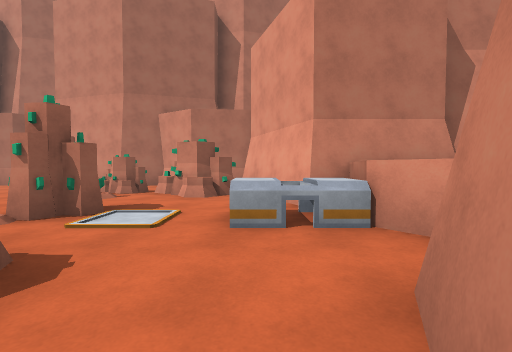
view 1 (above)

16 first-person views from a walk through a 3-D level made in the Unity game engine. The camera is 1.3 m above the floor, tilts 2° down and sees 90° across. The floor is counted in squares, 2 m on a side. Each view is taken from the middle of a square. On the plan, view 1 faces up. The plan holds only what a view shows up to about 9 squares ahead; the rest is blank. The place goes on beyond the plan. The player character is not drawn.

view 2
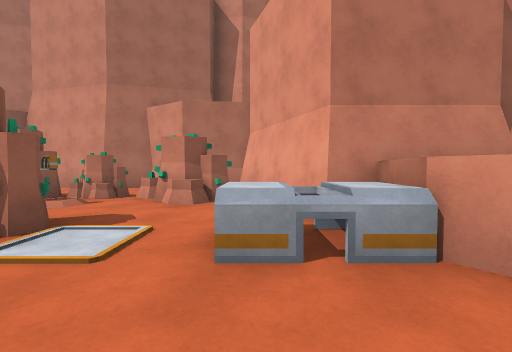

view 3
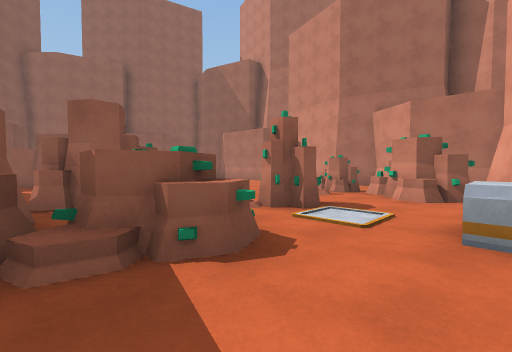

view 4
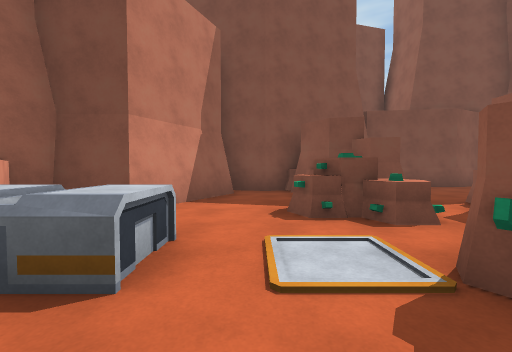

view 5
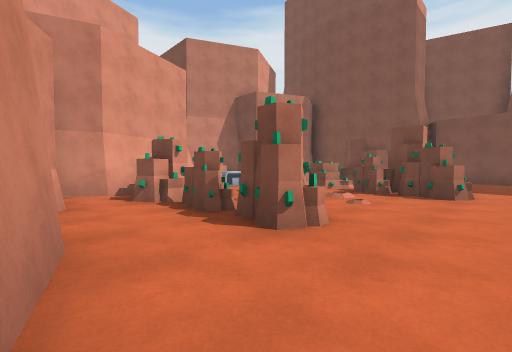

view 6
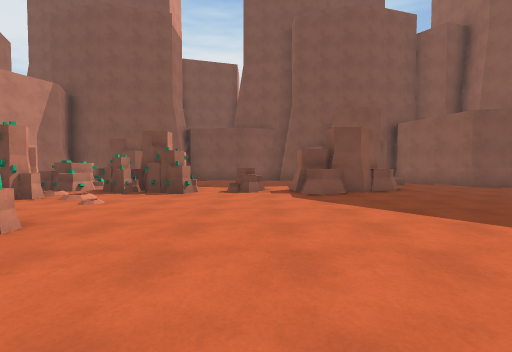

view 7
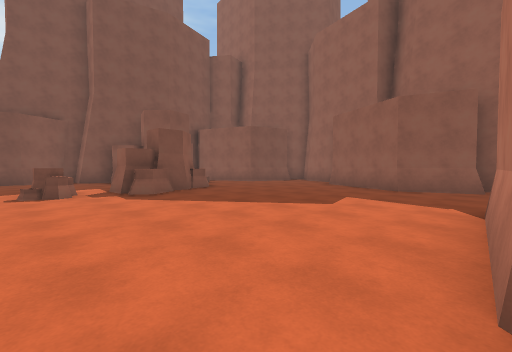

view 8
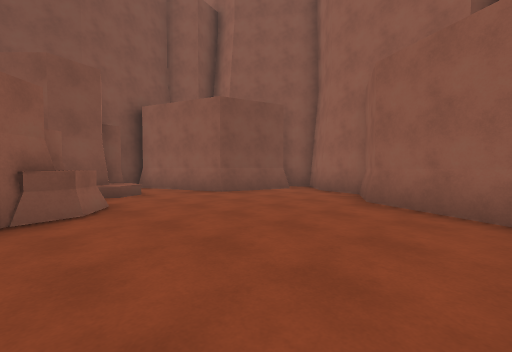

view 9
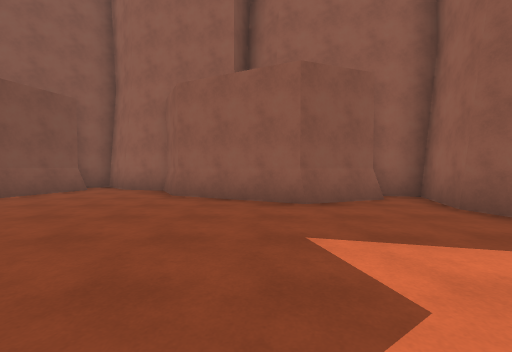

view 10
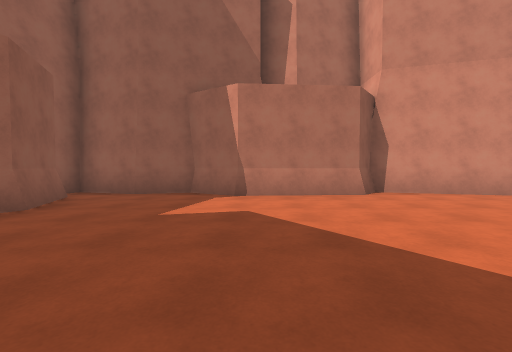

view 11
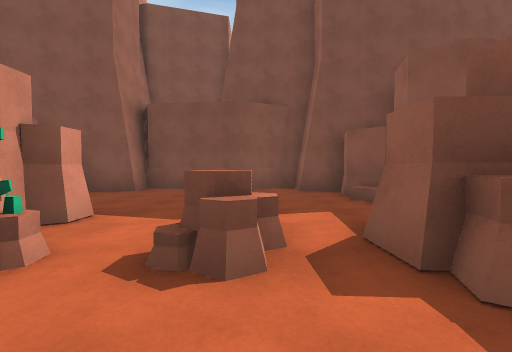

view 12
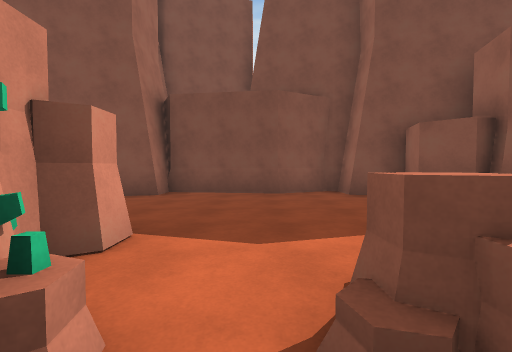

view 13
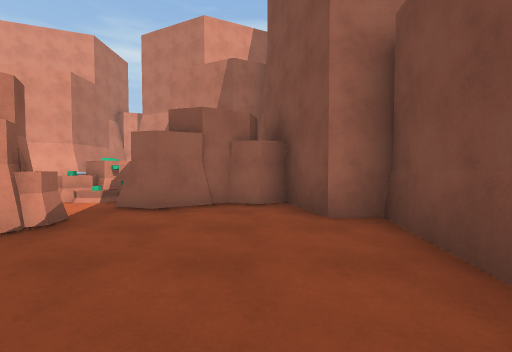

view 14
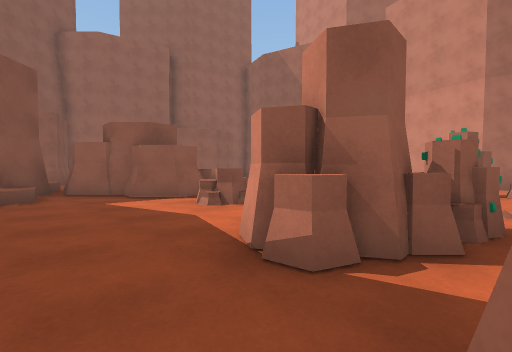

view 15
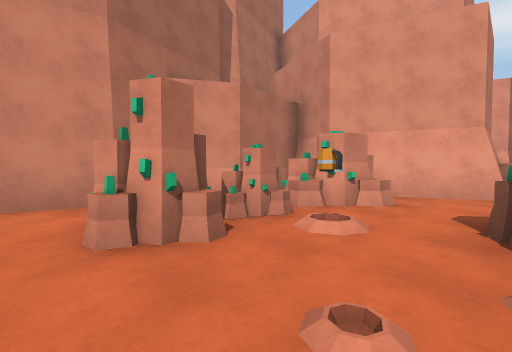

view 16
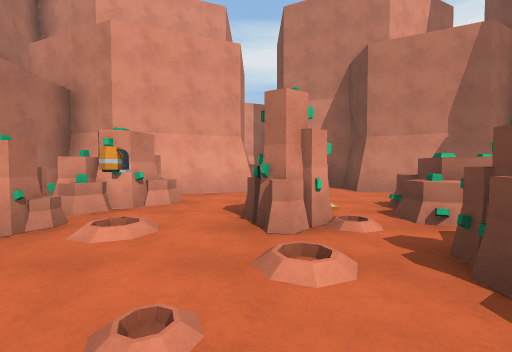

### Floor plan
Key: @ floor where view 1 was taken; # wall or solid block; x gap in a wall; . main floor; : floor 0.5 m higher than the main floor; / step, stairs or slope; = window, fence, low wall or low ledge; ^ raised ledge; T thing the floor can be seen under or through; O other object.
Columns run from 18 left of view 1 to 3 right of it. Each row starts with its distance up from view 1.
 10   #####  ####
  9   #...####..#######
  8   ##..............#
  7    #.........####.#
  6   ##.........#..####
  5   #................#
  4 ###............#...#^^
  3 #.......#=.....x..OO^
  2 #......###=.#TT=....^
  1 ##....^##....TT^^..##
  0 ####.//#......TT=.@#
 -1    #.:##/......##.##
 -2    #/####......####
 -3    ###  #.....##
 -4         #######

Where each view was taken, in squares from view 1:
view 1: 0 up, 0 right, facing up
view 2: 1 up, 0 right, facing up
view 3: 0 up, 0 right, facing up-left
view 4: 5 up, 1 left, facing down
view 5: 9 up, 7 left, facing down-right
view 6: 9 up, 8 left, facing down
view 7: 9 up, 7 left, facing down-left
view 8: 6 up, 11 left, facing down-left
view 9: 6 up, 10 left, facing left
view 10: 3 up, 11 left, facing up
view 11: 4 up, 8 left, facing down
view 12: 3 up, 7 left, facing down
view 13: 2 down, 8 left, facing right
view 14: 1 down, 4 left, facing up-left
view 15: 4 up, 6 left, facing up-right
view 16: 4 up, 6 left, facing right
